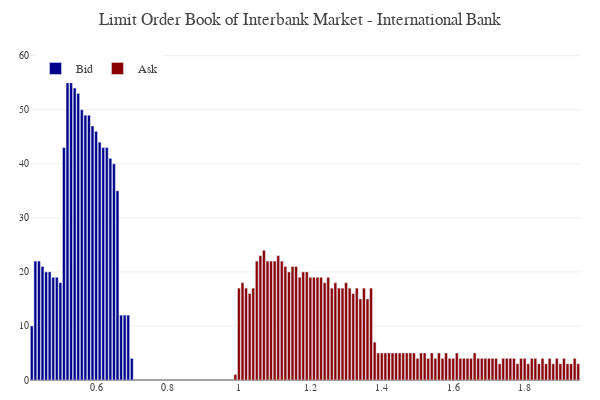

Notebook code for this chart:
### Code cell
model.international_bank_details.lob(steps, agent = 'International Bank')

### Figure 1 — Plotly figure (JSON) as saved in the notebook; plotly's stock layout.template omitted (floating-point values rounded to 4 significant figures)
{"data": [{"marker": {"color": "darkblue"}, "name": "Bid", "type": "bar", "x": [0.7, 0.69, 0.68, 0.67, 0.66, 0.65, 0.64, 0.63, 0.62, 0.61, 0.6, 0.59, 0.58, 0.57, 0.56, 0.55, 0.54, 0.53, 0.52, 0.51, 0.5, 0.49, 0.48, 0.47, 0.46, 0.45, 0.44, 0.43, 0.42], "xaxis": "x", "y": [4, 12, 12, 12, 35, 40, 41, 43, 43, 44, 46, 47, 49, 49, 50, 53, 54, 55, 58, 43, 18, 19, 19, 20, 20, 21, 22, 22, 10], "yaxis": "y"}, {"marker": {"color": "darkred"}, "name": "Ask", "type": "bar", "x": [1.05, 1.06, 1.07, 1.08, 1.09, 1.1, 1.11, 1.12, 1.13, 1.14, 1.15, 1.16, 1.17, 1.18, 1.19, 1.2, 1.21, 1.22, 1.23, 1.24, 1.25, 1.26, 1.27, 1.28, 1.29, 1.3, 1.31, 1.32, 1.33, 1.34, 1.35, 1.36, 1.37, 1.38, 1.39, 1.4, 1.41, 1.42, 1.43, 1.44, 1.45, 1.46, 1.47, 1.48, 1.49, 1.5, 1.51, 1.52, 1.53, 1.54, 1.55, 1.56, 1.57, 1.58, 1.59, 1.6, 1.61, 1.62, 1.63, 1.64, 1.65, 1.66, 1.67, 1.68, 1.69, 1.7, 1.71, 1.72, 1.73, 1.74, 1.75, 1.76, 1.77, 1.78, 1.79, 1.8, 1.81, 1.82, 1.83, 1.84, 1.85, 1.86, 1.87, 1.88, 1.89, 1.9, 1.91, 1.92, 1.93, 1.94, 1.95, 0.99, 1, 1.01, 1.02, 1.03, 1.04], "xaxis": "x", "y": [22, 23, 24, 22, 22, 22, 23, 22, 21, 20, 21, 21, 19, 20, 20, 19, 19, 19, 19, 18, 19, 17, 18, 17, 17, 18, 17, 16, 17, 15, 17, 15, 17, 7, 5, 5, 5, 5, 5, 5, 5, 5, 5, 5, 5, 4, 5, 5, 4, 5, 4, 5, 4, 5, 4, 4, 5, 4, 4, 4, 4, 5, 4, 4, 4, 4, 4, 4, 3, 4, 4, 4, 4, 3, 4, 4, 3, 4, 4, 3, 4, 3, 4, 3, 4, 3, 4, 3, 3, 4, 3, 1, 17, 18, 17, 16, 17], "yaxis": "y"}], "layout": {"height": 400, "hovermode": "closest", "legend": {"orientation": "h", "x": 0.01, "xanchor": "left", "y": 0.9, "yanchor": "bottom"}, "margin": {"b": 20, "l": 30, "r": 20, "t": 50}, "showlegend": true, "title": {"text": "Limit Order Book of Interbank Market - International Bank"}, "width": 600, "xaxis": {"anchor": "y", "domain": [0, 1], "showgrid": false, "tickfont": {"size": 10}}, "yaxis": {"anchor": "x", "domain": [0, 1], "side": "left", "tickfont": {"size": 10}}}}
